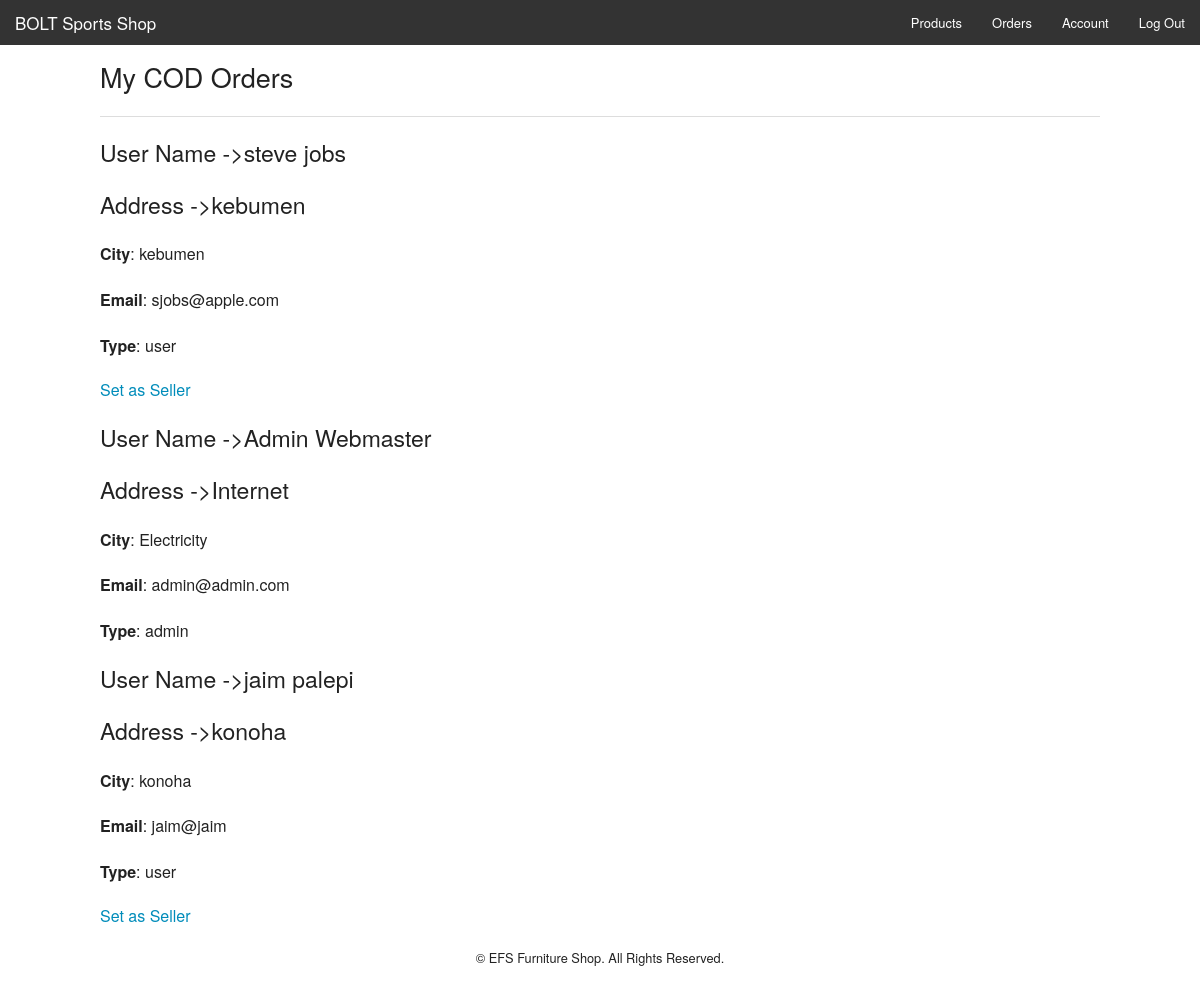
The page /admin-account.php (signed in) on the database as committed earlier.
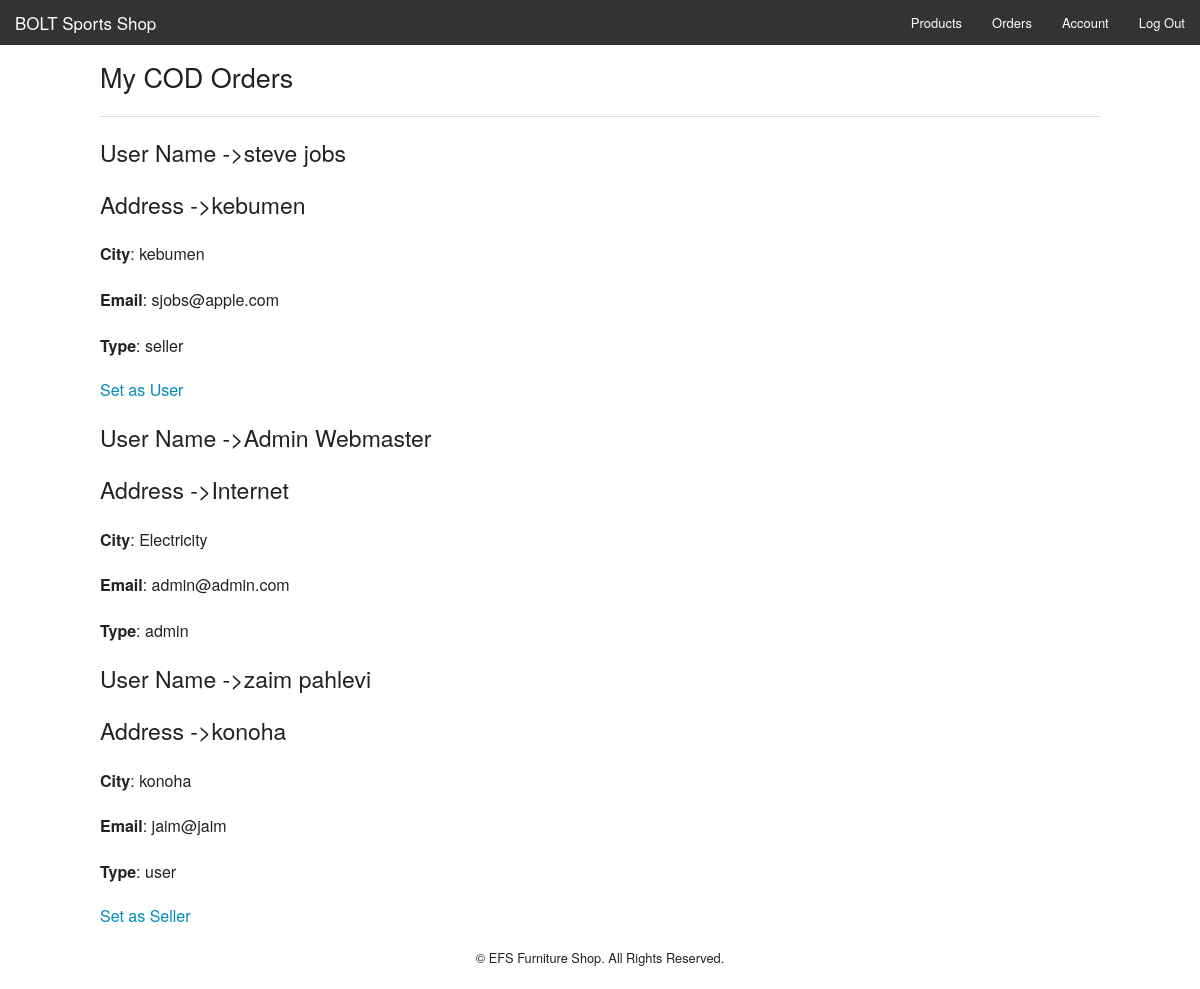
The same page on the database as committed later.
### tables this page shows
CREATE TABLE `users` (
  `id` int NOT NULL,
  `fname` varchar(255) NOT NULL,
  `lname` varchar(255) NOT NULL,
  `address` varchar(255) NOT NULL,
  `city` varchar(100) NOT NULL,
  `email` varchar(255) NOT NULL,
  `password` varchar(15) NOT NULL,
  `type` varchar(20) NOT NULL DEFAULT 'user'
);

### admin-account.php (the view, shortened to what this page needs)
<?php
include 'config.php';
?>
<!doctype html>
<html class="no-js" lang="en">
  <head>
    <link rel="stylesheet" href="css/foundation.css" />
  </head>
  <body>
    <nav class="top-bar" data-topbar role="navigation">
      <ul class="title-area">
        <li class="name">
          <h1><a href="index.php">BOLT Sports Shop</a></h1>
        </li>
      </ul>
      <section class="top-bar-section">
        <ul class="right">
        <li><a href="admin.php">Products</a></li>
          <li><a href="admin-orders.php">Orders</a></li>
          <?php
          if(isset($_SESSION['username'])){
            echo '<li><a href="admin-account.php">Account</a></li>';
            echo '<li><a href="logout.php">Log Out</a></li>';
          }
          else{
            echo '<li><a href="login.php">Log In</a></li>';
            echo '<li><a href="register.php">Register</a></li>';
          }
          ?>
        </ul>
      </section>
    </nav>
    <div class="row" style="margin-top:10px;">
      <div class="large-12">
        <h3>My COD Orders</h3>
        <hr>
        <?php
          $result = $mysqli->query("SELECT * from users");
          if($result) {
            while($obj = $result->fetch_object()) {
              echo '<p><h4>User Name ->'.$obj->fname.' '.$obj->lname.'</h4></p>';
              echo '<p><h4>Address ->'.$obj->address.'</h4></p>';
              echo '<p><strong>City</strong>: '.$obj->city.'</p>';
              echo '<p><strong>Email</strong>: '.$obj->email.'</p>';
              echo '<p><strong>Type</strong>: '.$obj->type.'</p>';
              if($obj->type=="user"){echo '<a href="change.php?id=' . urlencode($obj->id) . '">Set as Seller</a><br>';}
              if($obj->type=="seller"){echo '<a href="change.php?id=' . urlencode($obj->id) . '">Set as User</a><br>';}
            }
          }
        ?>
      </div>
    </div>
    <div class="row" style="margin-top:10px;">
      <div class="small-12">
        <footer style="margin-top:10px;">
           <p style="text-align:center; font-size:0.8em;">&copy; EFS Furniture Shop. All Rights Reserved.</p>
        </footer>
      </div>
    </div>
  </body>
</html>

Rows that differ between the two databases and show on the page:
changed users "steve": type "user" → "seller"; type "Set as Seller" → "Set as User"
changed users "konoha": fname "jaim" → "zaim"; lname "palepi" → "pahlevi"
